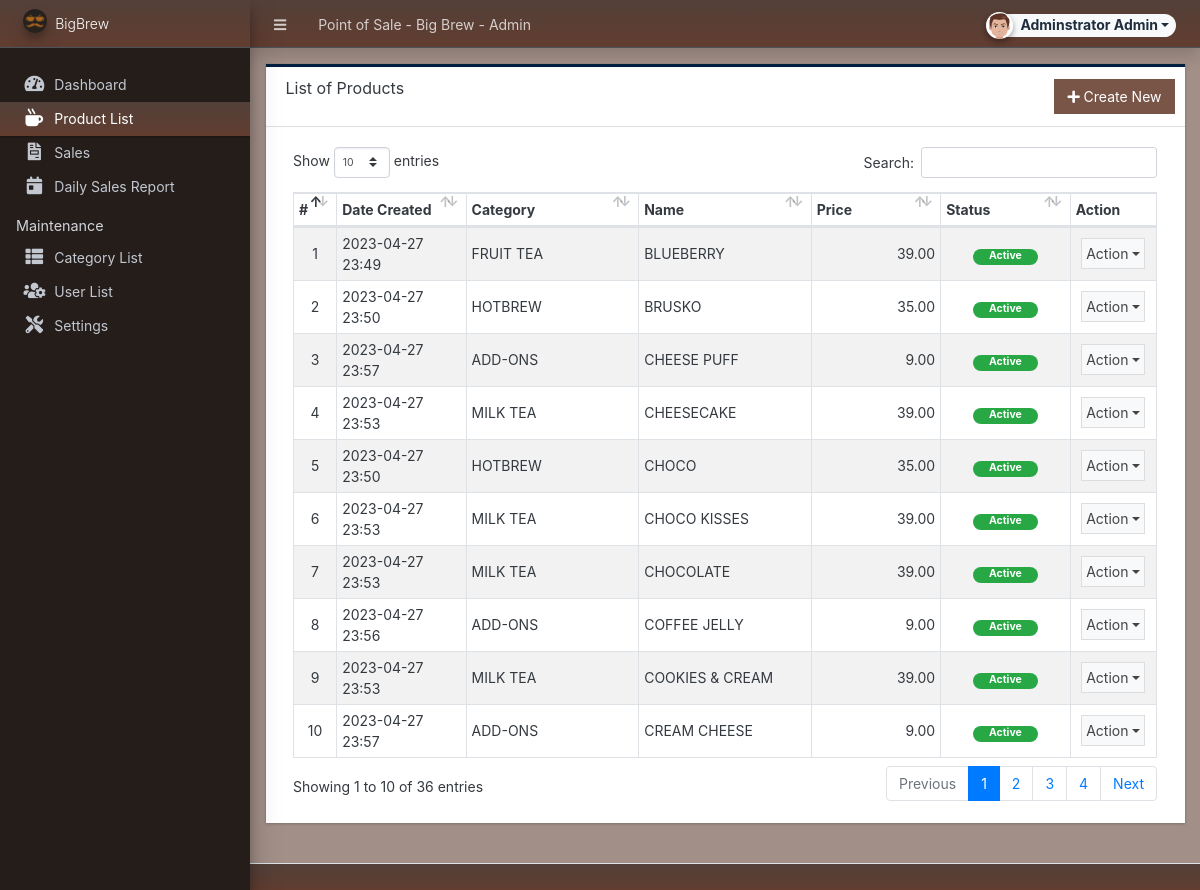
Page /admin/?page=products (signed in) on the committed database.
### tables this page shows
CREATE TABLE `product_list` (
  `id` int(30) NOT NULL,
  `category_id` int(30) NOT NULL,
  `name` text NOT NULL,
  `description` text NOT NULL,
  `price` float(15,2) NOT NULL DEFAULT 0.00,
  `status` tinyint(1) NOT NULL DEFAULT 1,
  `delete_flag` tinyint(1) NOT NULL DEFAULT 0,
  `date_created` datetime NOT NULL DEFAULT current_timestamp(),
  `date_updated` datetime NOT NULL DEFAULT current_timestamp() ON UPDATE current_timestamp()
);

CREATE TABLE `category_list` (
  `id` int(30) NOT NULL,
  `name` text NOT NULL,
  `description` text NOT NULL,
  `status` tinyint(1) NOT NULL DEFAULT 1,
  `delete_flag` tinyint(1) NOT NULL DEFAULT 0,
  `date_created` datetime NOT NULL DEFAULT current_timestamp(),
  `date_updated` datetime NOT NULL DEFAULT current_timestamp() ON UPDATE current_timestamp()
);

### config.php (called while the page is built, shortened)
<?php
require_once('classes/DBConnection.php');
require_once('classes/SystemSettings.php');
function validate_image($file){
	if(!empty($file)){
        $ex = explode("?",$file);
        $file = $ex[0];
        $ts = isset($ex[1]) ? "?".$ex[1] : '';
		if(is_file(base_app.$file)){
			return base_url.$file.$ts;
		}else{
			return base_url.'dist/img/no-image-available.png';
		}
	}else{
		return base_url.'dist/img/no-image-available.png';
	}
}
function isMobileDevice(){
    $aMobileUA = array(
        '/iphone/i' => 'iPhone',
        '/ipod/i' => 'iPod',
        '/ipad/i' => 'iPad',
        '/android/i' => 'Android',
        '/blackberry/i' => 'BlackBerry',
        '/webos/i' => 'Mobile'
    );
    return false;
}
?>

### classes/DBConnection.php (called while the page is built, shortened)
<?php
class DBConnection{
    private $host = DB_SERVER;
    private $username = DB_USERNAME;
    private $password = DB_PASSWORD;
    private $database = DB_NAME;
    public $conn;
    public function __construct(){
        if (!isset($this->conn)) {
            $this->conn = new mysqli($this->host, $this->username, $this->password, $this->database);
        }
    }
}
?>

### classes/SystemSettings.php (called while the page is built, shortened)
<?php
class SystemSettings extends DBConnection{
	function userdata($field = ''){
		if(!empty($field)){
			if(isset($_SESSION['userdata'][$field]))
				return $_SESSION['userdata'][$field];
			else
				return null;
		}else{
			return false;
		}
	}
	function info($field=''){
		if(!empty($field)){
			if(isset($_SESSION['system_info'][$field]))
				return $_SESSION['system_info'][$field];
			else
				return false;
		}else{
			return false;
		}
	}
}
$_settings = new SystemSettings();
?>

### admin/products/index.php (the view, shortened to what this page needs)
<div class="card card-outline rounded-0 card-navy">
	<div class="card-header">
		<h3 class="card-title">List of Products</h3>
		<div class="card-tools">
			<a href="javascript:void(0)" id="create_new" class="btn btn-flat btn-primary"><span class="fas fa-plus"></span>  Create New</a>
		</div>
	</div>
	<div class="card-body">
        <div class="container-fluid">
			<table class="table table-hover table-striped table-bordered" id="list">
				<colgroup>
					<col width="5%">
					<col width="15%">
					<col width="20%">
					<col width="20%">
					<col width="15%">
					<col width="15%">
					<col width="15%">
				</colgroup>
				<thead>
					<tr>
						<th>#</th>
						<th>Date Created</th>
						<th>Category</th>
						<th>Name</th>
						<th>Price</th>
						<th>Status</th>
						<th>Action</th>
					</tr>
				</thead>
				<tbody>
					<?php
					$i = 1;
						$qry = $conn->query("SELECT p.*, c.name as `category` from `product_list` p inner join category_list c on p.category_id = c.id where p.delete_flag = 0 order by p.`name` asc ");
						while($row = $qry->fetch_assoc()):
					?>
						<tr>
							<td class="text-center"><?php echo $i++; ?></td>
							<td><?php echo date("Y-m-d H:i",strtotime($row['date_created'])) ?></td>
							<td><?php echo $row['category'] ?></td>
							<td><?php echo $row['name'] ?></td>
							<td class="text-right"><?php echo $row['price'] ?></td>
							<td class="text-center">
                                <?php if($row['status'] == 1): ?>
                                    <span class="badge badge-success px-3 rounded-pill">Active</span>
                                <?php else: ?>
                                    <span class="badge badge-danger px-3 rounded-pill">Inactive</span>
                                <?php endif; ?>
                            </td>
							<td align="center">
								 <button type="button" class="btn btn-flat p-1 btn-default btn-sm dropdown-toggle dropdown-icon" data-toggle="dropdown">
				                  		Action
				                  </button>
							</td>
						</tr>
					<?php endwhile; ?>
				</tbody>
			</table>
		</div>
	</div>
</div>

### admin/index.php (shortened to what this page needs)
<?php require_once('../config.php'); ?>
 <!DOCTYPE html>
<html lang="en" class="" style="height: auto;">
<?php require_once('inc/header.php') ?>
  <body class="sidebar-mini layout-fixed control-sidebar-slide-open layout-navbar-fixed sidebar-mini-md sidebar-mini-xs text-sm" data-new-gr-c-s-check-loaded="14.991.0" data-gr-ext-installed="" style="height: auto;">
    <div class="wrapper">
     <?php require_once('inc/topBarNav.php') ?>
     <?php require_once('inc/navigation.php') ?>
     <?php $page = isset($_GET['page']) ? $_GET['page'] : 'home';  ?>
      <div class="content-wrapper  pt-3 pb-4" style="min-height: 567.854px;">
        <section class="content  text-dark">
          <div class="container-fluid">
            <?php
              if(!file_exists($page.".php") && !is_dir($page)){
                  include '404.html';
              }else{
                if(is_dir($page))
                  include $page.'/index.php';
                else
                  include $page.'.php';
              }
            ?>
          </div>
        </section>
      </div>
      <?php require_once('inc/footer.php') ?>
  </body>
</html>

### admin/inc/header.php (shortened to what this page needs)
<head>
    <link rel="stylesheet" href="<?php echo base_url ?>plugins/fontawesome-free/css/all.min.css">
    <link rel="stylesheet" href="<?php echo base_url ?>plugins/tempusdominus-bootstrap-4/css/tempusdominus-bootstrap-4.min.css">
  <link rel="stylesheet" href="<?php echo base_url ?>plugins/datatables-bs4/css/dataTables.bootstrap4.min.css">
  <link rel="stylesheet" href="<?php echo base_url ?>plugins/datatables-responsive/css/responsive.bootstrap4.min.css">
  <link rel="stylesheet" href="<?php echo base_url ?>plugins/datatables-buttons/css/buttons.bootstrap4.min.css">
  <link rel="stylesheet" href="<?php echo base_url ?>plugins/select2/css/select2.min.css">
  <link rel="stylesheet" href="<?php echo base_url ?>plugins/select2-bootstrap4-theme/select2-bootstrap4.min.css">
    <link rel="stylesheet" href="<?php echo base_url ?>plugins/icheck-bootstrap/icheck-bootstrap.min.css">
    <link rel="stylesheet" href="<?php echo base_url ?>plugins/jqvmap/jqvmap.min.css">
    <link rel="stylesheet" href="<?php echo base_url ?>dist/css/adminlte.css">
    <link rel="stylesheet" href="<?php echo base_url ?>dist/css/custom.css">
    <link rel="stylesheet" href="<?php echo base_url ?>plugins/overlayScrollbars/css/OverlayScrollbars.min.css">
    <link rel="stylesheet" href="<?php echo base_url ?>plugins/daterangepicker/daterangepicker.css">
    <link rel="stylesheet" href="<?php echo base_url ?>plugins/summernote/summernote-bs4.min.css">
  <link rel="stylesheet" href="<?php echo base_url ?>plugins/sweetalert2-theme-bootstrap-4/bootstrap-4.min.css">
  </head>

### admin/inc/topBarNav.php (shortened to what this page needs)
<nav class="main-header navbar navbar-expand navbar-dark shadow text-sm bg-gradient-navy">
  <ul class="navbar-nav">
    <li class="nav-item">
    <a class="nav-link" data-widget="pushmenu" href="#" role="button"><i class="fas fa-bars"></i></a>
    </li>
    <li class="nav-item d-none d-sm-inline-block">
      <a href="<?php echo base_url ?>" class="nav-link"><?php echo (!isMobileDevice()) ? $_settings->info('name'):$_settings->info('short_name'); ?> - Admin</a>
    </li>
  </ul>
  <ul class="navbar-nav ml-auto">
    <li class="nav-item">
      <div class="btn-group nav-link">
            <button type="button" class="btn btn-rounded badge badge-light dropdown-toggle dropdown-icon" data-toggle="dropdown">
              <span><img src="<?php echo validate_image($_settings->userdata('avatar')) ?>" class="img-circle elevation-2 user-img" alt="User Image"></span>
              <span class="ml-3"><?php echo ucwords($_settings->userdata('firstname').' '.$_settings->userdata('lastname')) ?></span>
            </button>
        </div>
    </li>
  </ul>
</nav>

### admin/inc/navigation.php (shortened to what this page needs)
<aside class="main-sidebar sidebar-dark-primary elevation-4 sidebar-no-expand">
  <a href="<?php echo base_url ?>admin" class="brand-link bg-gradient-navy text-sm">
  <img src="<?php echo validate_image($_settings->info('logo'))?>" alt="Store Logo" class="brand-image img-circle elevation-3" style="opacity: .8;width: 1.5rem;height: 1.5rem;max-height: unset">
  <span class="brand-text font-weight-light"><?php echo $_settings->info('short_name') ?></span>
  </a>
  <div class="sidebar os-host os-theme-light os-host-overflow os-host-overflow-y os-host-resize-disabled os-host-transition os-host-scrollbar-horizontal-hidden">
    <div class="os-content-glue" style="margin: 0px -8px; width: 249px; height: 646px;"></div>
    <div class="os-padding">
      <div class="os-viewport os-viewport-native-scrollbars-invisible" style="overflow-y: scroll;">
        <div class="os-content" style="padding: 0px 8px; height: 100%; width: 100%;">
          <nav class="mt-4">
             <ul class="nav nav-pills nav-sidebar flex-column text-sm nav-compact nav-flat nav-child-indent nav-collapse-hide-child" data-widget="treeview" role="menu" data-accordion="false">
              <li class="nav-item dropdown">
                <a href="./" class="nav-link nav-home">
                  <i class="nav-icon fas fa-tachometer-alt"></i>
                  <p>
                    Dashboard
                  </p>
                </a>
              </li>
              <?php if($_settings->userdata('type') != 3): ?>
              <li class="nav-item dropdown">
                <a href="<?php echo base_url ?>admin/?page=products" class="nav-link nav-products">
                  <i class="nav-icon fas fa-mug-hot"></i>
                  <p>
                    Product List
                  </p>
                </a>
              </li>
              <?php endif; ?>
              <li class="nav-item dropdown">
                <a href="<?php echo base_url ?>admin/?page=sales" class="nav-link nav-sales">
                  <i class="nav-icon fas fa-file-invoice"></i>
                  <p>
                    Sales
                  </p>
                </a>
              </li>
              <li class="nav-item dropdown">
                <a href="<?php echo base_url ?>admin/?page=reports" class="nav-link nav-reports">
                  <i class="nav-icon fas fa-calendar-day"></i>
                  <p>
                    Daily Sales Report
                  </p>
                </a>
              </li>
              <?php if($_settings->userdata('type') == 1): ?>
              <li class="nav-header">Maintenance</li>
              <li class="nav-item dropdown">
                <a href="<?php echo base_url ?>admin/?page=categories" class="nav-link nav-categories">
                  <i class="nav-icon fas fa-th-list"></i>
                  <p>
                    Category List
                  </p>
                </a>
              </li>
              <li class="nav-item dropdown">
                <a href="<?php echo base_url ?>admin/?page=user/list" class="nav-link nav-user/list">
                  <i class="nav-icon fas fa-users-cog"></i>
                  <p>
                    User List
                  </p>
                </a>
              </li>
              <li class="nav-item dropdown">
                <a href="<?php echo base_url ?>admin/?page=system_info" class="nav-link nav-system_info">
                  <i class="nav-icon fas fa-tools"></i>
                  <p>
                    Settings
                  </p>
                </a>
              </li>
              <?php endif; ?>
            </ul>
          </nav>
        </div>
      </div>
    </div>
  </div>
</aside>

### admin/inc/footer.php (shortened to what this page needs)
<footer class="main-footer text-sm bg-gradient-navy text-light">
      </footer>
    </div>

### admin/inc/topBarNav.php (style rules this page uses)
.user-img { position: absolute; height: 27px; width: 27px; object-fit: cover; left: -7%; top: -12%; }
.btn-rounded { border-radius: 50px; }

### rows in the picture
product_list: date_created "2023-04-27 23:49", category.name "FRUIT TEA", name "BLUEBERRY", price "39.00", status "Active"
product_list: date_created "2023-04-27 23:50", category.name "HOTBREW", name "BRUSKO", price "35.00", status "Active"
product_list: date_created "2023-04-27 23:57", category.name "ADD-ONS", name "CHEESE PUFF", price "9.00", status "Active"
product_list: date_created "2023-04-27 23:53", category.name "MILK TEA", name "CHEESECAKE", price "39.00", status "Active"
product_list: date_created "2023-04-27 23:50", category.name "HOTBREW", name "CHOCO", price "35.00", status "Active"
product_list: date_created "2023-04-27 23:53", category.name "MILK TEA", name "CHOCO KISSES", price "39.00", status "Active"
product_list: date_created "2023-04-27 23:53", category.name "MILK TEA", name "CHOCOLATE", price "39.00", status "Active"
product_list: date_created "2023-04-27 23:56", category.name "ADD-ONS", name "COFFEE JELLY", price "9.00", status "Active"
product_list: date_created "2023-04-27 23:53", category.name "MILK TEA", name "COOKIES & CREAM", price "39.00", status "Active"
product_list: date_created "2023-04-27 23:57", category.name "ADD-ONS", name "CREAM CHEESE", price "9.00", status "Active"

### other values in the picture
$_settings->info('name') "Point of Sale - Big Brew"
$_settings->userdata('firstname').' '.$_settings->userdata('lastname') "Adminstrator Admin"
$_settings->info('short_name') "BigBrew"
